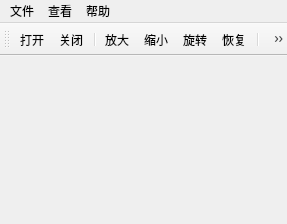
<?xml version="1.0" encoding="UTF-8"?>
<ui version="4.0">
 <class>PictureView</class>
 <widget class="QMainWindow" name="PictureView">
  <property name="geometry">
   <rect>
    <x>0</x>
    <y>0</y>
    <width>287</width>
    <height>224</height>
   </rect>
  </property>
  <property name="sizePolicy">
   <sizepolicy hsizetype="Preferred" vsizetype="Preferred">
    <horstretch>100</horstretch>
    <verstretch>200</verstretch>
   </sizepolicy>
  </property>
  <property name="windowTitle">
   <string>PictureView</string>
  </property>
  <widget class="QWidget" name="centralWidget">
   <property name="sizePolicy">
    <sizepolicy hsizetype="Preferred" vsizetype="Preferred">
     <horstretch>0</horstretch>
     <verstretch>0</verstretch>
    </sizepolicy>
   </property>
   <layout class="QVBoxLayout" name="verticalLayout">
    <item>
     <widget class="QLabel" name="pictureLabel">
      <property name="sizePolicy">
       <sizepolicy hsizetype="Preferred" vsizetype="Preferred">
        <horstretch>0</horstretch>
        <verstretch>0</verstretch>
       </sizepolicy>
      </property>
      <property name="inputMethodHints">
       <set>Qt::ImhNone</set>
      </property>
      <property name="text">
       <string/>
      </property>
      <property name="alignment">
       <set>Qt::AlignCenter</set>
      </property>
      <property name="wordWrap">
       <bool>false</bool>
      </property>
     </widget>
    </item>
   </layout>
  </widget>
  <widget class="QMenuBar" name="menuBar">
   <property name="geometry">
    <rect>
     <x>0</x>
     <y>0</y>
     <width>287</width>
     <height>24</height>
    </rect>
   </property>
   <widget class="QMenu" name="openMenu">
    <property name="font">
     <font>
      <kerning>true</kerning>
     </font>
    </property>
    <property name="title">
     <string>文件</string>
    </property>
    <addaction name="openAction"/>
    <addaction name="closeAction"/>
    <addaction name="separator"/>
    <addaction name="quitAction"/>
   </widget>
   <widget class="QMenu" name="viewMenu">
    <property name="title">
     <string>查看</string>
    </property>
    <addaction name="zoominAction"/>
    <addaction name="zoomoutAction"/>
    <addaction name="rotateAction"/>
    <addaction name="resumeAction"/>
   </widget>
   <widget class="QMenu" name="helpMenu">
    <property name="title">
     <string>帮助</string>
    </property>
    <addaction name="aboutUsAction"/>
    <addaction name="aboutQtAction"/>
   </widget>
   <addaction name="openMenu"/>
   <addaction name="viewMenu"/>
   <addaction name="helpMenu"/>
  </widget>
  <widget class="QToolBar" name="mainToolBar">
   <property name="enabled">
    <bool>true</bool>
   </property>
   <attribute name="toolBarArea">
    <enum>TopToolBarArea</enum>
   </attribute>
   <attribute name="toolBarBreak">
    <bool>false</bool>
   </attribute>
   <addaction name="openAction"/>
   <addaction name="closeAction"/>
   <addaction name="separator"/>
   <addaction name="zoominAction"/>
   <addaction name="zoomoutAction"/>
   <addaction name="rotateAction"/>
   <addaction name="resumeAction"/>
   <addaction name="separator"/>
   <addaction name="aboutUsAction"/>
  </widget>
  <widget class="QStatusBar" name="statusBar">
   <property name="sizeGripEnabled">
    <bool>false</bool>
   </property>
  </widget>
  <action name="openAction">
   <property name="icon">
    <iconset>
     <normaloff>:/icons/open.png</normaloff>:/icons/open.png</iconset>
   </property>
   <property name="text">
    <string>打开</string>
   </property>
  </action>
  <action name="closeAction">
   <property name="icon">
    <iconset>
     <normaloff>:/icons/close.png</normaloff>:/icons/close.png</iconset>
   </property>
   <property name="text">
    <string>关闭</string>
   </property>
  </action>
  <action name="quitAction">
   <property name="icon">
    <iconset>
     <normaloff>:/icons/quit.png</normaloff>:/icons/quit.png</iconset>
   </property>
   <property name="text">
    <string>退出</string>
   </property>
  </action>
  <action name="zoominAction">
   <property name="icon">
    <iconset>
     <normaloff>:/icons/zoomin.png</normaloff>:/icons/zoomin.png</iconset>
   </property>
   <property name="text">
    <string>放大</string>
   </property>
  </action>
  <action name="zoomoutAction">
   <property name="icon">
    <iconset>
     <normaloff>:/icons/zoomout.png</normaloff>:/icons/zoomout.png</iconset>
   </property>
   <property name="text">
    <string>缩小</string>
   </property>
  </action>
  <action name="rotateAction">
   <property name="icon">
    <iconset>
     <normaloff>:/icons/cwrotate.png</normaloff>:/icons/cwrotate.png</iconset>
   </property>
   <property name="text">
    <string>旋转</string>
   </property>
  </action>
  <action name="resumeAction">
   <property name="icon">
    <iconset>
     <normaloff>:/icons/resume.png</normaloff>:/icons/resume.png</iconset>
   </property>
   <property name="text">
    <string>恢复</string>
   </property>
  </action>
  <action name="aboutUsAction">
   <property name="icon">
    <iconset>
     <normaloff>:/icons/aboutus.png</normaloff>:/icons/aboutus.png</iconset>
   </property>
   <property name="text">
    <string>关于我们</string>
   </property>
  </action>
  <action name="aboutQtAction">
   <property name="icon">
    <iconset>
     <normaloff>:/icons/help.png</normaloff>:/icons/help.png</iconset>
   </property>
   <property name="text">
    <string>关于Qt</string>
   </property>
  </action>
 </widget>
 <layoutdefault spacing="6" margin="11"/>
 <resources/>
 <connections>
  <connection>
   <sender>quitAction</sender>
   <signal>activated()</signal>
   <receiver>PictureView</receiver>
   <slot>close()</slot>
   <hints>
    <hint type="sourcelabel">
     <x>-1</x>
     <y>-1</y>
    </hint>
    <hint type="destinationlabel">
     <x>201</x>
     <y>141</y>
    </hint>
   </hints>
  </connection>
 </connections>
</ui>
